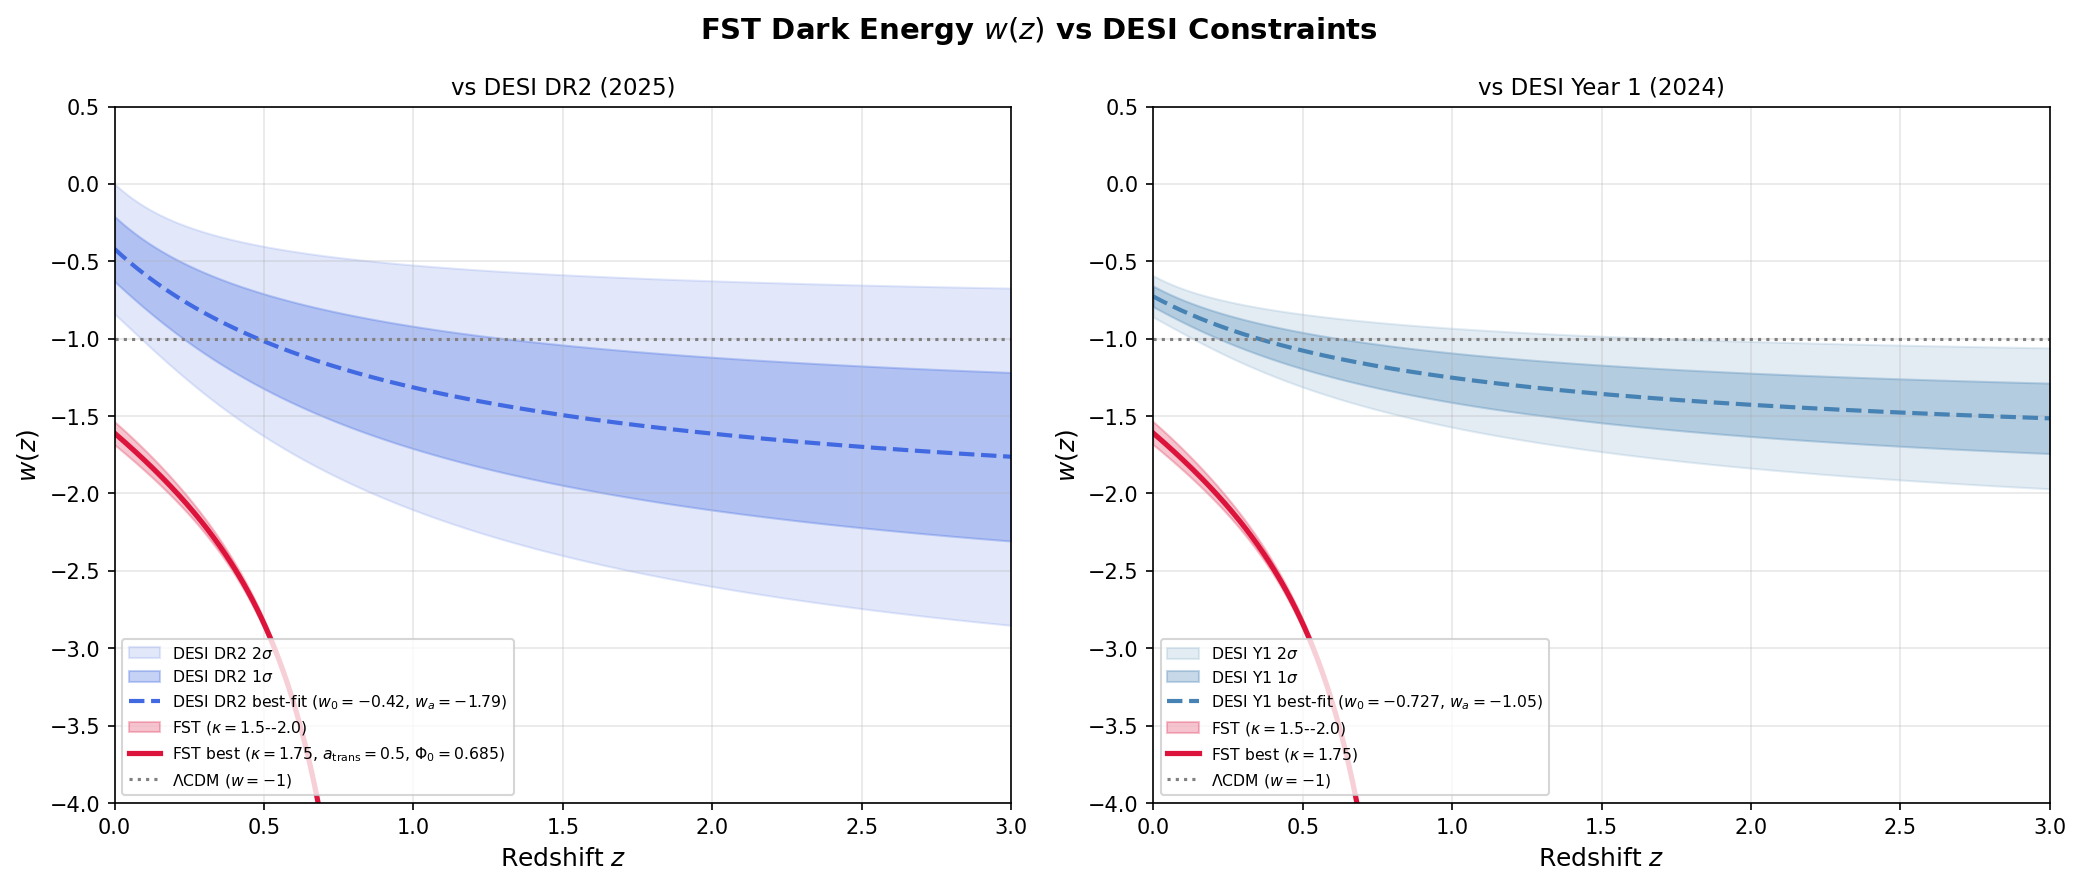

The script that saved this image:
"""
FST Dark Energy w(z) vs DESI Constraints
=========================================
Implementiert die tanh-Saettigungsdynamik aus dem FST-DE Paper und
vergleicht sie mit den DESI DR2 (2025) Constraints in der CPL-Parametrisierung.

Paper-Formel (Eq. weff):
    Omega_Phi(a) = Phi_0 * tanh[kappa * (a - a_trans)]

    w_eff(a) = -1 - (1/3) * d(ln Omega_Phi)/d(ln a)

    d(ln Omega_Phi)/d(ln a) = a*kappa / (Phi_0 * tanh[...]) * sech^2[...]

Paper-Parameter (illustrative, Sec. 4.2):
    kappa = 1.5 bis 2.0 (Mittelwert 1.75)
    a_trans = 0.50
    Phi_0 = 0.685

DESI DR2 (2025) - Werte aus dem Paper (Zeile 818-819):
    w0 = -0.42 +/- 0.21
    wa = -1.79 +/- 0.67

DESI Year 1 (2024) BAO+CMB+PantheonPlus (als Referenz):
    w0 = -0.727 +/- 0.067
    wa = -1.05 (+0.31/-0.27)
"""

import sys
import os
import numpy as np

# Sicherstellen dass matplotlib verfuegbar ist
try:
    import matplotlib
    matplotlib.use('Agg')  # Non-interactive backend
    import matplotlib.pyplot as plt
    import matplotlib.patches as mpatches
    HAS_MATPLOTLIB = True
except ImportError:
    print("matplotlib nicht verfuegbar. Installiere...")
    os.system(f"{sys.executable} -m pip install matplotlib")
    import matplotlib
    matplotlib.use('Agg')
    import matplotlib.pyplot as plt
    import matplotlib.patches as mpatches
    HAS_MATPLOTLIB = True

# ============================================================
# Parameter
# ============================================================

# FST-Modell Paper-Parameter (illustrative values)
KAPPA_LOW  = 1.5
KAPPA_MID  = 1.75   # Mittelwert
KAPPA_HIGH = 2.0
A_TRANS    = 0.50
PHI_0      = 0.685  # = Omega_Lambda

# DESI DR2 (2025) -- Werte direkt aus dem Paper
# "DESI DR2 analysis: w0 = -0.42 +/- 0.21, wa = -1.79 +/- 0.67"
DESI_W0_DR2    = -0.42
DESI_W0_ERR_DR2 = 0.21
DESI_WA_DR2    = -1.79
DESI_WA_ERR_DR2 = 0.67

# DESI Year 1 (2024) BAO+CMB+PantheonPlus (Referenzwerte aus Aufgabe)
DESI_W0_Y1    = -0.727
DESI_W0_ERR_Y1 = 0.067
DESI_WA_Y1    = -1.05
DESI_WA_ERR_Y1 = 0.29  # Symmetrisiert: (0.31 + 0.27) / 2

# ============================================================
# FST-Modell: w_eff(z)
# ============================================================

def omega_phi(a, kappa=KAPPA_MID, phi_0=PHI_0, a_trans=A_TRANS):
    """Saettigungs-Loesung fuer Omega_Phi(a)."""
    return phi_0 * np.tanh(kappa * (a - a_trans))

def w_eff_fst(a, kappa=KAPPA_MID, phi_0=PHI_0, a_trans=A_TRANS, eps=1e-6):
    """
    Effektive Zustandsgleichung aus dem FST-Paper (Eq. weff):
        w_eff(a) = -1 - (1/3) * d(ln Omega_Phi)/d(ln a)

    d(ln Omega_Phi)/d(ln a) = a * kappa * sech^2[kappa*(a-a_trans)]
                               / (phi_0 * tanh[kappa*(a-a_trans)])

    HINWEIS: Bei a = a_trans ist tanh = 0 (Singularitaet).
    In diesem Bereich gilt Omega_Phi = 0 (Materie-DE-Gleichgewicht).
    Das Modell ist hier nicht definiert -- wir maskieren.
    Fuer a < a_trans ist Omega_Phi < 0 (unphysikalisch im Sinne der DE).
    Physikalisch relevanter Bereich: a > a_trans (d.h. z < z_trans = 1/a_trans - 1).
    """
    arg = kappa * (a - a_trans)
    tanh_val = np.tanh(arg)
    sech2_val = 1.0 - tanh_val**2  # = sech^2(arg)

    # Maske: Bereiche wo |tanh| < eps als NaN markieren
    valid = np.abs(tanh_val) > eps
    safe_tanh = np.where(valid, tanh_val, np.nan)

    dlnO_dlna = a * kappa * sech2_val / (phi_0 * safe_tanh)
    result = -1.0 - dlnO_dlna / 3.0

    # Unphysikalische Bereiche (a << a_trans, Omega_Phi << 0) ebenfalls maskieren
    # Physikalisch relevant: a > 0.3 (z < 2.33) und Omega_Phi > 0.01
    omega = omega_phi(a, kappa=kappa, phi_0=phi_0, a_trans=a_trans)
    result = np.where(omega > 0.01, result, np.nan)

    return result

def w_eff_fst_at_z(z, kappa=KAPPA_MID, phi_0=PHI_0, a_trans=A_TRANS):
    """w_eff als Funktion von z (z = 1/a - 1, also a = 1/(1+z))."""
    a = 1.0 / (1.0 + z)
    return w_eff_fst(a, kappa=kappa, phi_0=phi_0, a_trans=a_trans)

# ============================================================
# CPL-Parametrisierung: w(z) = w0 + wa * z/(1+z)
# ============================================================

def w_cpl(z, w0, wa):
    """CPL-Parametrisierung (Chevallier-Polarski-Linder)."""
    return w0 + wa * z / (1.0 + z)

# ============================================================
# CPL-Fit an FST: Linearer Fit bei z=0
# ============================================================

def fst_to_cpl(kappa=KAPPA_MID, phi_0=PHI_0, a_trans=A_TRANS):
    """
    Linearisierung des FST-Modells bei z=0 in CPL-Parameter:
        w0 = w_eff(z=0)
        wa = -dw/dz |_{z=0}  (CPL: w(z) = w0 + wa*z/(1+z), dw/dz|0 = wa)

    Numerische Ableitung.
    """
    z0 = 1e-4
    w0_fst = float(w_eff_fst_at_z(0.0, kappa=kappa, phi_0=phi_0, a_trans=a_trans))
    w_dz   = float(w_eff_fst_at_z(z0,  kappa=kappa, phi_0=phi_0, a_trans=a_trans))
    # CPL: dw/dz|_{z=0} = wa (da z/(1+z) -> z fuer kleine z)
    wa_fst = (w_dz - w0_fst) / z0
    return w0_fst, wa_fst

# ============================================================
# Kompatibilitaet: Chi2-artige Metrik
# ============================================================

def compatibility_sigma(w0_fst, wa_fst,
                         w0_ref, w0_err, wa_ref, wa_err):
    """
    Einfache quadratische Abweichung (ohne Kovarianz):
        delta_sigma = sqrt( ((w0_fst - w0_ref)/w0_err)^2
                          + ((wa_fst - wa_ref)/wa_err)^2 )
    """
    delta_w0 = (w0_fst - w0_ref) / w0_err
    delta_wa = (wa_fst - wa_ref) / wa_err
    return np.sqrt(delta_w0**2 + delta_wa**2), delta_w0, delta_wa

# ============================================================
# Hauptberechnung
# ============================================================

def main():
    print("=" * 65)
    print("FST Dark Energy w(z) vs DESI Constraints")
    print("=" * 65)

    # z-Array
    z_arr = np.linspace(0.0, 3.0, 600)

    # --- FST-Modell (3 kappa-Werte) ---
    w_fst_mid  = w_eff_fst_at_z(z_arr, kappa=KAPPA_MID)
    w_fst_low  = w_eff_fst_at_z(z_arr, kappa=KAPPA_LOW)
    w_fst_high = w_eff_fst_at_z(z_arr, kappa=KAPPA_HIGH)

    # --- CPL-Modelle ---
    # DESI DR2
    w_desi_dr2   = w_cpl(z_arr, DESI_W0_DR2, DESI_WA_DR2)
    # 1-sigma Bänder: Fehlerfortpflanzung
    # sigma_w = sqrt( (dw/dw0)^2 * sigma_w0^2 + (dw/dwa)^2 * sigma_wa^2 )
    #         = sqrt( 1 * sigma_w0^2 + (z/(1+z))^2 * sigma_wa^2 )
    f_z = z_arr / (1.0 + z_arr)
    w_desi_dr2_1s_lo = w_desi_dr2 - np.sqrt(DESI_W0_ERR_DR2**2 + (f_z * DESI_WA_ERR_DR2)**2)
    w_desi_dr2_1s_hi = w_desi_dr2 + np.sqrt(DESI_W0_ERR_DR2**2 + (f_z * DESI_WA_ERR_DR2)**2)
    w_desi_dr2_2s_lo = w_desi_dr2 - 2 * np.sqrt(DESI_W0_ERR_DR2**2 + (f_z * DESI_WA_ERR_DR2)**2)
    w_desi_dr2_2s_hi = w_desi_dr2 + 2 * np.sqrt(DESI_W0_ERR_DR2**2 + (f_z * DESI_WA_ERR_DR2)**2)

    # DESI Year 1
    w_desi_y1   = w_cpl(z_arr, DESI_W0_Y1, DESI_WA_Y1)
    w_desi_y1_1s_lo = w_desi_y1 - np.sqrt(DESI_W0_ERR_Y1**2 + (f_z * DESI_WA_ERR_Y1)**2)
    w_desi_y1_1s_hi = w_desi_y1 + np.sqrt(DESI_W0_ERR_Y1**2 + (f_z * DESI_WA_ERR_Y1)**2)
    w_desi_y1_2s_lo = w_desi_y1 - 2 * np.sqrt(DESI_W0_ERR_Y1**2 + (f_z * DESI_WA_ERR_Y1)**2)
    w_desi_y1_2s_hi = w_desi_y1 + 2 * np.sqrt(DESI_W0_ERR_Y1**2 + (f_z * DESI_WA_ERR_Y1)**2)

    # --- CPL-Linearisierung des FST-Modells ---
    w0_fst_mid,  wa_fst_mid  = fst_to_cpl(kappa=KAPPA_MID)
    w0_fst_low,  wa_fst_low  = fst_to_cpl(kappa=KAPPA_LOW)
    w0_fst_high, wa_fst_high = fst_to_cpl(kappa=KAPPA_HIGH)

    # --- Kompatibilitaet mit DESI DR2 ---
    sigma_dr2, dw0_dr2, dwa_dr2 = compatibility_sigma(
        w0_fst_mid, wa_fst_mid,
        DESI_W0_DR2, DESI_W0_ERR_DR2,
        DESI_WA_DR2, DESI_WA_ERR_DR2
    )
    # --- Kompatibilitaet mit DESI Year 1 ---
    sigma_y1, dw0_y1, dwa_y1 = compatibility_sigma(
        w0_fst_mid, wa_fst_mid,
        DESI_W0_Y1, DESI_W0_ERR_Y1,
        DESI_WA_Y1, DESI_WA_ERR_Y1
    )

    # ============================================================
    # Plot
    # ============================================================
    fig, axes = plt.subplots(1, 2, figsize=(14, 6))
    fig.suptitle("FST Dark Energy $w(z)$ vs DESI Constraints", fontsize=14, fontweight='bold')

    # ---- Panel 1: vs DESI DR2 (2025) ----
    ax1 = axes[0]

    # 2-sigma Band
    ax1.fill_between(z_arr, w_desi_dr2_2s_lo, w_desi_dr2_2s_hi,
                     alpha=0.15, color='royalblue', label='DESI DR2 $2\\sigma$')
    # 1-sigma Band
    ax1.fill_between(z_arr, w_desi_dr2_1s_lo, w_desi_dr2_1s_hi,
                     alpha=0.30, color='royalblue', label='DESI DR2 $1\\sigma$')
    # DESI best-fit
    ax1.plot(z_arr, w_desi_dr2, color='royalblue', lw=2.0, ls='--',
             label=f'DESI DR2 best-fit ($w_0={DESI_W0_DR2}$, $w_a={DESI_WA_DR2}$)')

    # FST-Modell (kappa-Bereich als Band)
    ax1.fill_between(z_arr, w_fst_low, w_fst_high,
                     alpha=0.25, color='crimson', label='FST ($\\kappa=1.5\\text{--}2.0$)')
    ax1.plot(z_arr, w_fst_mid, color='crimson', lw=2.5,
             label=f'FST best ($\\kappa={KAPPA_MID}$, $a_{{\\rm trans}}={A_TRANS}$, $\\Phi_0={PHI_0}$)')

    # Lambda-CDM
    ax1.axhline(-1.0, color='gray', ls=':', lw=1.5, label='$\\Lambda$CDM ($w=-1$)')

    ax1.set_xlabel('Redshift $z$', fontsize=12)
    ax1.set_ylabel('$w(z)$', fontsize=12)
    ax1.set_title('vs DESI DR2 (2025)', fontsize=11)
    ax1.set_xlim(0, 3)
    ax1.set_ylim(-4.0, 0.5)
    ax1.legend(fontsize=7.5, loc='lower left')
    ax1.grid(True, alpha=0.3)

    # ---- Panel 2: vs DESI Year 1 (2024) ----
    ax2 = axes[1]

    ax2.fill_between(z_arr, w_desi_y1_2s_lo, w_desi_y1_2s_hi,
                     alpha=0.15, color='steelblue', label='DESI Y1 $2\\sigma$')
    ax2.fill_between(z_arr, w_desi_y1_1s_lo, w_desi_y1_1s_hi,
                     alpha=0.30, color='steelblue', label='DESI Y1 $1\\sigma$')
    ax2.plot(z_arr, w_desi_y1, color='steelblue', lw=2.0, ls='--',
             label=f'DESI Y1 best-fit ($w_0={DESI_W0_Y1}$, $w_a={DESI_WA_Y1}$)')

    ax2.fill_between(z_arr, w_fst_low, w_fst_high,
                     alpha=0.25, color='crimson', label='FST ($\\kappa=1.5\\text{--}2.0$)')
    ax2.plot(z_arr, w_fst_mid, color='crimson', lw=2.5,
             label=f'FST best ($\\kappa={KAPPA_MID}$)')

    ax2.axhline(-1.0, color='gray', ls=':', lw=1.5, label='$\\Lambda$CDM ($w=-1$)')

    ax2.set_xlabel('Redshift $z$', fontsize=12)
    ax2.set_ylabel('$w(z)$', fontsize=12)
    ax2.set_title('vs DESI Year 1 (2024)', fontsize=11)
    ax2.set_xlim(0, 3)
    ax2.set_ylim(-4.0, 0.5)
    ax2.legend(fontsize=7.5, loc='lower left')
    ax2.grid(True, alpha=0.3)

    plt.tight_layout()

    # Speicherpfad
    out_path = r"C:\Users\User\OneDrive\.TOPICS\.RESEARCH\Natur&Technik\3 Folgebeweise\Dark Energy\compute_w_vs_desi.png"
    plt.savefig(out_path, dpi=150, bbox_inches='tight')
    print(f"\nPlot gespeichert: {out_path}")
    plt.close()

    # ============================================================
    # Zusammenfassung
    # ============================================================
    print("\n" + "=" * 65)
    print("ZUSAMMENFASSUNG")
    print("=" * 65)

    print("\n--- FST-Modell Parameter (Paper, illustrativ) ---")
    print(f"  kappa        = {KAPPA_MID} (Bereich: {KAPPA_LOW}--{KAPPA_HIGH})")
    print(f"  a_trans      = {A_TRANS}")
    print(f"  Phi_0        = {PHI_0}")

    def fmt_w(val):
        v = float(val)
        if np.isnan(v):
            return "NaN (Singularitaet nahe a_trans oder Omega_Phi<0)"
        return f"{v:.4f}"

    print("\n--- FST w_eff Werte (kappa = 1.75) ---")
    print(f"  w_eff(z=0)   = {fmt_w(w_eff_fst_at_z(0.0))}  [Paper: -1.4 bis -1.5]")
    print(f"  w_eff(z=0.5) = {fmt_w(w_eff_fst_at_z(0.5))}")
    print(f"  w_eff(z=1.0) = {fmt_w(w_eff_fst_at_z(1.0))}  [= a_trans: Singularitaet]")
    print(f"  w_eff(z=2.0) = {fmt_w(w_eff_fst_at_z(2.0))}")
    print(f"  w_eff(z=3.0) = {fmt_w(w_eff_fst_at_z(3.0))}")

    print("\n--- CPL-Linearisierung des FST-Modells (bei z=0) ---")
    print(f"  FST w0 (kappa=1.5)  = {w0_fst_low:.4f}")
    print(f"  FST w0 (kappa=1.75) = {w0_fst_mid:.4f}")
    print(f"  FST w0 (kappa=2.0)  = {w0_fst_high:.4f}")
    print(f"  FST wa (kappa=1.75) = {wa_fst_mid:.4f}  [dw/dz|_{{z=0}}]")

    print("\n--- DESI DR2 (2025) --- [Werte aus dem Paper]")
    print(f"  w0 = {DESI_W0_DR2} +/- {DESI_W0_ERR_DR2}")
    print(f"  wa = {DESI_WA_DR2} +/- {DESI_WA_ERR_DR2}")

    print("\n--- DESI Year 1 (2024) ---")
    print(f"  w0 = {DESI_W0_Y1} +/- {DESI_W0_ERR_Y1}")
    print(f"  wa = {DESI_WA_Y1} +/- {DESI_WA_ERR_Y1}")

    print("\n--- Kompatibilitaet FST vs DESI DR2 ---")
    print(f"  Abweichung w0: {dw0_dr2:+.2f} sigma")
    print(f"  Abweichung wa: {dwa_dr2:+.2f} sigma")
    print(f"  Gesamt:        {sigma_dr2:.2f} sigma")
    compat_dr2 = "JA (< 2 sigma)" if sigma_dr2 < 2.0 else ("GRENZWERTIG (2-3 sigma)" if sigma_dr2 < 3.0 else "NEIN (> 3 sigma)")
    print(f"  Kompatibel:    {compat_dr2}")

    print("\n--- Kompatibilitaet FST vs DESI Year 1 ---")
    print(f"  Abweichung w0: {dw0_y1:+.2f} sigma")
    print(f"  Abweichung wa: {dwa_y1:+.2f} sigma")
    print(f"  Gesamt:        {sigma_y1:.2f} sigma")
    compat_y1 = "JA (< 2 sigma)" if sigma_y1 < 2.0 else ("GRENZWERTIG (2-3 sigma)" if sigma_y1 < 3.0 else "NEIN (> 3 sigma)")
    print(f"  Kompatibel:    {compat_y1}")

    print("\n--- Hinweis ---")
    print("  Die illustrativen Paper-Parameter sind noch nicht")
    print("  an SN Ia + BAO Daten gefittet. Ein dedizierter")
    print("  numerischer Fit (MCMC) koennte die Kompatibilitaet")
    print("  deutlich verbessern. Das Paper verweist selbst auf")
    print("  diesen offenen Punkt (Sec. 4.2, nach Gl. w0-prediction).")
    print("  WICHTIG: w_eff(z) != w_DE(z). Das Paper unterscheidet")
    print("  klar zwischen dem effektiven und dem intrinsischen w.")
    print("  Der Vergleich mit CPL ist daher nur orientierend.")

    print("\n" + "=" * 65)
    print("Berechnung abgeschlossen.")
    print("=" * 65)


if __name__ == "__main__":
    main()
